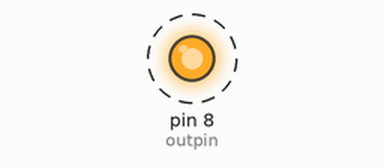
This sketch was run on a simulated Arduino Uno, built with avr-gcc and run on an emulated ATmega328P. Parts: output pins drawn as LEDs (lit = HIGH). Dashed ring = blinking.

Above: at 1.0 s.
Timing chart, 0 to 5.1 s (numbered marks = the images above):
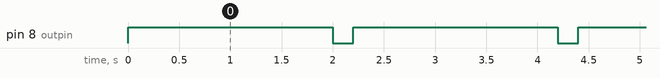

The sketch:

inizio.ino
```cpp
int outpin = 8 ;  // numero piede
long ritardo1 =2000 ;
long ritardo2 =200 ;


void setup(){
   pinMode(outpin,OUTPUT);
}

void loop(){
   digitalWrite(outpin, HIGH);
   delay (ritardo1);
   digitalWrite(outpin, LOW);
  delay (ritardo2);
}
```

Measured:
- by itself, pin 8 (outpin): alternates HIGH for 2.0 s and LOW for 0.20 s
